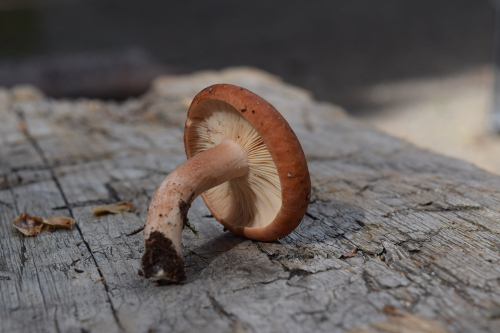
#> input picture senex/media/sample.jpg, 500 x 333 px, found by its file name; the run also reads 2 pictures not shown here
$ python pil.py   (older library calls are emulated)
#> lines starting #> are read from the running program, lines starting #| are printed output that depends on the picture
import Image

im = Image.open('/home/joel/senex/senex/media/sample.jpg')
#> im is the input picture: PIL image 500x333 RGB; mean R, G, B 102.2, 95, 92.4
im.thumbnail((200, 200), Image.ANTIALIAS)
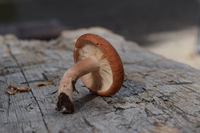
#> im: PIL image 200x133 RGB; mean R, G, B 102.2, 95, 92.4
im.save('/home/joel/senex/senex/media/small_sample.jpg')

im = Image.open('/home/joel/senex/senex/media/sample.png')
im.thumbnail((200, 200), Image.ANTIALIAS)
#> im: PIL image 200x133 RGB
im.save('/home/joel/senex/senex/media/small_sample.png')

im = Image.open('/home/joel/senex/senex/media/sample.gif')
im.thumbnail((200, 200), Image.ANTIALIAS)
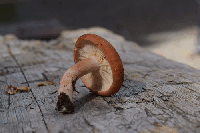
#> im: PIL image 200x133 P; mean R, G, B 102.6, 94.7, 92.1
im.save('/home/joel/senex/senex/media/small_sample.gif')
